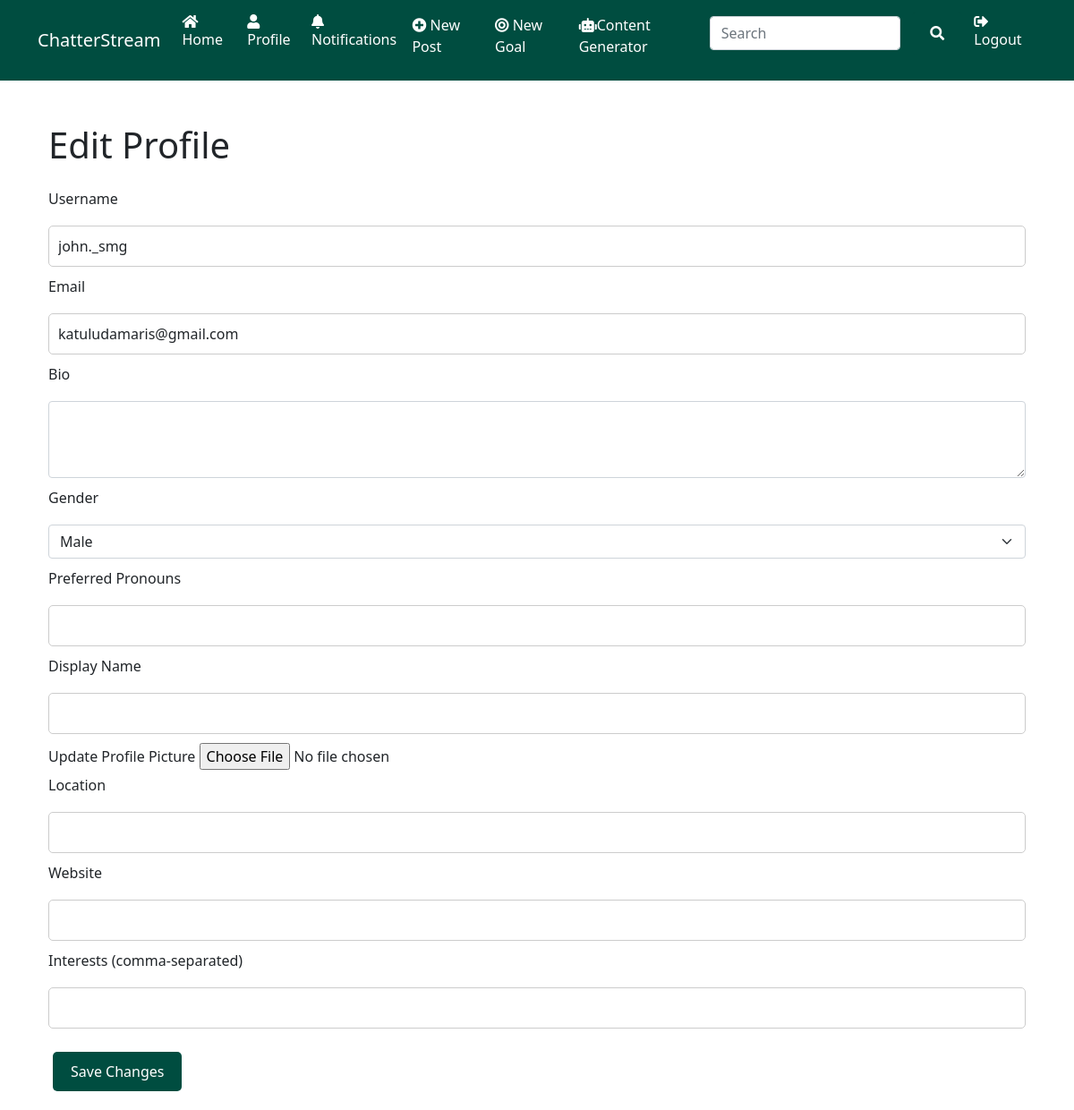
Screenshot of /edit_profile (signed in) with the database file from the repository.
### app.py (models this page shows, shortened)
class User(UserMixin, db.Model):
    id = db.Column(db.Integer, primary_key=True)
    username = db.Column(db.String(150), unique=True, nullable=False)
    email = db.Column(db.String(120), unique=True, nullable=False)
    password = db.Column(db.String(60), nullable=False)
    bio = db.Column(db.Text, nullable=True)
    profile_picture = db.Column(db.String(20), nullable=True, default='default.jpg')
    gender = db.Column(db.String(10), nullable=True)
    date_joined = db.Column(db.DateTime, nullable=False, default=datetime.utcnow)
    unique_name = db.Column(db.String(20), unique=True, nullable=True)
    pronouns = db.Column(db.String(30))
    display_name = db.Column(db.String(50))
    location = db.Column(db.String(100))
    website = db.Column(db.String(200))
    interests = db.Column(db.String(200))
    posts = db.relationship('Post', backref='author', lazy=True)
    goals = db.relationship('Goal', backref='user', lazy=True)
    likes = db.relationship('Like', backref='user', lazy=True)
    comments = db.relationship('Comment', backref='author', lazy=True)
    following = db.relationship('Follow',
                                foreign_keys=[Follow.follower_id],
                                backref=db.backref('follower', lazy='joined'),
                                lazy='dynamic',
                                cascade='all, delete-orphan')
    followers = db.relationship('Follow',
                                foreign_keys=[Follow.followed_id],
                                backref=db.backref('followed', lazy='joined'),
                                lazy='dynamic',
                                cascade='all, delete-orphan')
    notifications = db.relationship('Notification', backref='user', lazy='dynamic')
    daily_usage = db.Column(db.Float, default=0)

### app.py (the view)
@app.route('/edit_profile', methods=['GET', 'POST'])
@login_required
def edit_profile():
    form = EditProfileForm()
    if form.validate_on_submit():
        if form.profile_picture.data:
            try:
                picture_file = save_picture(form.profile_picture.data)
                current_user.profile_picture = picture_file
            except Exception as e:
                flash(f'Error saving profile picture: {str(e)}', 'error')
        current_user.username = form.username.data
        current_user.email = form.email.data
        current_user.bio = form.bio.data
        current_user.gender = form.gender.data
        current_user.pronouns = form.pronouns.data
        current_user.display_name = form.display_name.data
        current_user.location = form.location.data
        current_user.website = form.website.data
        current_user.interests = form.interests.data
        db.session.commit()
        flash('Your profile has been updated!', 'success')
        return redirect(url_for('profile', username=current_user.username))
    elif request.method == 'GET':
        form.username.data = current_user.username
        form.email.data = current_user.email
        form.bio.data = current_user.bio
        form.gender.data = current_user.gender
        form.pronouns.data = current_user.pronouns
        form.display_name.data = current_user.display_name
        form.location.data = current_user.location
        form.website.data = current_user.website
        form.interests.data = current_user.interests
    return render_template('edit_profile.html', title='Edit Profile', form=form)

### app.py
class EditProfileForm(FlaskForm):
    username = StringField('Username', validators=[DataRequired(), Length(min=2, max=20)])
    email = StringField('Email', validators=[DataRequired(), Email()])
    bio = TextAreaField('Bio', validators=[Length(max=500)])
    gender = SelectField('Gender', choices=[('male', 'Male'), ('female', 'Female'), ('non-binary', 'Non-binary'), ('other', 'Other'), ('prefer_not_to_say', 'Prefer not to say')])
    pronouns = StringField('Preferred Pronouns')
    display_name = StringField('Display Name', validators=[Length(max=50)])
    profile_picture = FileField('Update Profile Picture', validators=[FileAllowed(['jpg', 'png'])])
    location = StringField('Location', validators=[Length(max=100)])
    website = StringField('Website', validators=[Length(max=200)])
    interests = StringField('Interests (comma-separated)', validators=[Length(max=200)])

### app.py (called while the page is built)
@login_manager.user_loader
def load_user(user_id):
    return User.query.get(int(user_id))

def get_trending_hashtags():
    recent_posts = Post.query.order_by(Post.date_posted.desc()).limit(100).all()
    hashtags = {}
    for post in recent_posts:
        for tag in post.hashtags.split():
            hashtags[tag] = hashtags.get(tag, 0) + 1
    return sorted(hashtags.items(), key=lambda x: x[1], reverse=True)[:5]

@app.context_processor
def inject_trending_hashtags():
    return dict(trending_hashtags=get_trending_hashtags())

### templates/edit_profile.html (shortened to what this page needs)
<link rel="stylesheet" href="{{ url_for('static', filename='style.css') }}">
{% extends "base.html" %}
{% block content %}
<div class="container">
    <h1 class="mt-5 mb-4">Edit Profile</h1>
    <form method="POST" action="{{ url_for('edit_profile') }}" enctype="multipart/form-data">
        <div class="form-group">
            {{ form.username.label(class="form-label") }}
            {{ form.username(class="form-control") }}
        </div>
        <div class="form-group">
            {{ form.email.label(class="form-label") }}
            {{ form.email(class="form-control") }}
        </div>
        <div class="form-group">
            {{ form.bio.label(class="form-label") }}
            {{ form.bio(class="form-control", rows=3) }}
        </div>
        <div class="form-group">
            {{ form.gender.label(class="form-label") }}
            {{ form.gender(class="form-select") }}
        </div>
        <div class="form-group">
            {{ form.pronouns.label(class="form-label") }}
            {{ form.pronouns(class="form-control") }}
        </div>
        <div class="form-group">
            {{ form.display_name.label(class="form-label") }}
            {{ form.display_name(class="form-control") }}
        </div>
        <div class="form-group">
            {{ form.profile_picture.label(class="form-label") }}
            {{ form.profile_picture(class="form-control-file") }}
        </div>
        <div class="form-group">
            {{ form.location.label(class="form-label") }}
            {{ form.location(class="form-control") }}
        </div>
        <div class="form-group">
            {{ form.website.label(class="form-label") }}
            {{ form.website(class="form-control") }}
        </div>
        <div class="form-group">
            {{ form.interests.label(class="form-label") }}
            {{ form.interests(class="form-control") }}
        </div>
        <button type="submit" class="btn btn-primary mt-3">Save Changes</button>
    </form>
</div>
{% endblock %}

### static/style.css (style rules this page uses)
body { font-family: Arial, sans-serif; background-color: #f8f9fa; color: #333; margin: 0; padding: 0; }
.btn, .post-actions a, .pagination a { background-color: #004d40; color: #ffffff; border: none; padding: 10px 20px; cursor: pointer; border-radius: 5px; text-decoration: none; display: inline-block; text-align: center; margin: 5px; transition: background-color 0.3s ease, color 0.3s ease; }
input[type="text"], input[type="password"], input[type="email"], input[type="date"], textarea, select, .form-control, .form-select { width: 100%; padding: 10px; margin: 10px 0; border: 1px solid #ccc; border-radius: 5px; }
input[type="submit"], button[type="submit"] { background-color: #004d40; color: #ffffff; border: none; padding: 10px 20px; cursor: pointer; border-radius: 5px; }
* { transition: color 0.3s ease, background-color 0.3s ease, border-color 0.3s ease, box-shadow 0.3s ease; }

### rows the page displays
User: username "john._smg", email "katuludamaris@gmail.com", gender "Male"
